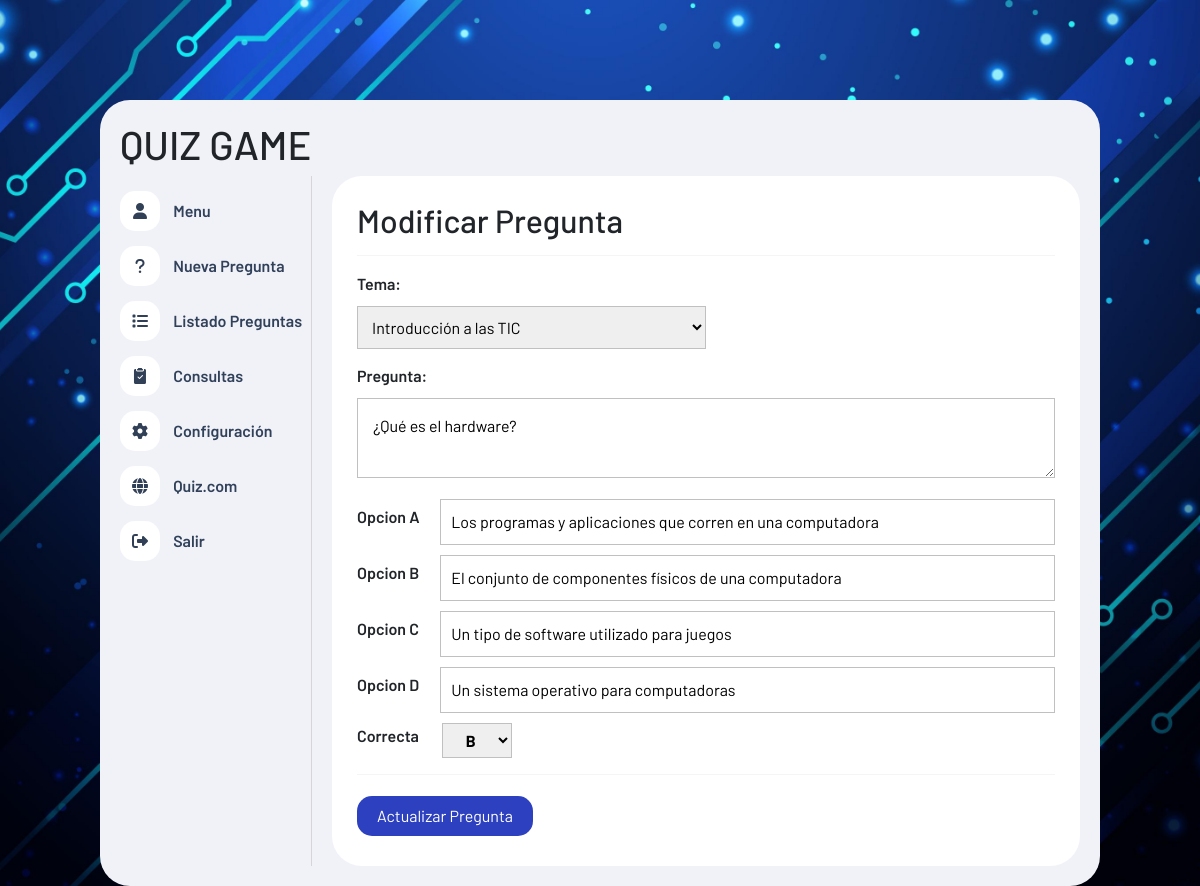
The page /admin/editarpregunta.php?idPregunta=3 (signed in) on the database its author committed.
### tables this page shows
CREATE TABLE `preguntas` (
  `id` int(11) primary key auto_increment NOT NULL,
  `tema` int(11) NOT NULL,
  `pregunta` text NOT NULL,
  `opcion_a` text NOT NULL,
  `opcion_b` text NOT NULL,
  `opcion_c` text NOT NULL,
  `opcion_d` text NOT NULL,
  `correcta` varchar(1) NOT NULL,
   FOREIGN KEY (`tema`) REFERENCES temas(`id`) ON DELETE CASCADE
);

### admin/funciones.php (called while the page is built, shortened)
<?php
function obetenerTodosLosTemas() {
    include("conexion.php");
    $query = "SELECT * FROM temas";
    $result = mysqli_query($conn, $query);
    return $result;
}
function obtenerPreguntaPorId($id) {
    include("conexion.php");
    $query = "SELECT * FROM preguntas WHERE id = $id";
    $result = mysqli_query($conn, $query);
    $pregunta = mysqli_fetch_array($result);
    return $pregunta;
}

### admin/editarpregunta.php (the view, shortened to what this page needs)
<?php
include("funciones.php");
$id = $_GET['idPregunta'];
$pregunta = obtenerPreguntaPorId($id);
$resltado_temas = obetenerTodosLosTemas();
?>
<!DOCTYPE html>
<html lang="es">
<head>
    <link rel="stylesheet" href="https://cdnjs.cloudflare.com/ajax/libs/font-awesome/6.1.1/css/all.min.css" />
    <link href="https://cdn.jsdelivr.net/npm/bootstrap@5.3.3/dist/css/bootstrap.min.css" rel="stylesheet">
    <link rel="stylesheet" href="estilo.css">
    <link rel="stylesheet" href="https://cdn.jsdelivr.net/npm/bootstrap-icons@1.11.2/font/bootstrap-icons.min.css">
</head>
<body>
    <div class="contenedor">
        <header>
            <h1>QUIZ GAME</h1>
        </header>
        <div class="contenedor-info">
            <?php include("nav.php") ?>
            <div class="panel">
                <h2>Modificar Pregunta</h2>
                <hr>
                <section id="nuevaPregunta">
                    <form action="<?php echo $_SERVER['PHP_SELF'] ?>" method="get">
                        <div class="fila">
                            <label for="">Tema: </label>
                            <select name="tema" id="tema">
                                <?php while ($row = mysqli_fetch_assoc($resltado_temas)) : ?>
                                    <?php if ($row['id'] == $pregunta['tema']) : ?>
                                    <option value="<?php echo $row['id'] ?>" selected>
                                        <?php echo $row['nombre'] ?>
                                    </option>
                                <?php else : ?>
                                    <option value="<?php echo $row['id'] ?>">
                                        <?php echo $row['nombre'] ?>
                                    </option>
                                <?php endif ?>
                                <?php endwhile ?>
                            </select>
                        </div>
                        <div class="fila">
                            <label for="">Pregunta:</label>
                            <textarea name="pregunta" id="" cols="30" rows="10" reqired><?php echo $pregunta['pregunta']?></textarea>
                        </div>
                        <div class="opciones">
                            <div class="opcion">
                                <label for="">Opcion A</label>
                                <input type="text" name="opcion_a" id="" value = "<?php echo $pregunta['opcion_a']?>"required>
                            </div>
                            <div class="opcion">
                                <label for="">Opcion B</label>
                                <input type="text" name="opcion_b" value ="<?php echo $pregunta['opcion_b']?>"required>
                            </div>
                            <div class="opcion">
                                <label for="">Opcion C</label>
                                <input type="text" name="opcion_c" required value="<?php echo $pregunta['opcion_c']?>">
                            </div>
                            <div class="opcion">
                                <label for="">Opcion D</label>
                                <input type="text" name="opcion_d" required value="<?php echo $pregunta['opcion_d']?>">
                            </div>
                        </div>
                        <div class="opcion">
                            <label for="">Correcta</label>
                            <select name="correcta" id="" class="correcta">
                                <option value="B" <?php if($pregunta['correcta']=='B'){ echo "selected";}?>>B</option>
                            </select>
                        </div>
                        <hr>
                        <input type="submit" value="Actualizar Pregunta" name="actualizar" class="btn-guardar">
                    </form>
                </section>
            </div>
        </div>
    </div>
</body>
</html>

### admin/estilo.css (style rules this page uses)
* { box-sizing: border-box; font-family: 'Barlow'; }
body { margin: 0; height: 100vh; background: url(../img/fondo_2.jpg); background-attachment: fixed; background-size: cover; background-repeat: no-repeat; background-position: center center; padding: 100px 10px 0 10px; }
hr { border: none; border-bottom: 1px solid #d6d6d6; }
.contenedor { max-width: 1000px; width: 100%; margin: auto; background-color: #f1f2f8; padding: 20px; border-radius: 30px; }
.contenedor .contenedor-info { display: flex; }
.contenedor .contenedor-info .panel { background-color: #fff; width: 100%; border-radius: 30px; margin-left: 20px; padding: 25px; }
#nuevaPregunta .fila { margin: 15px 0; }
#nuevaPregunta label { display: block; font-size: 16px; font-weight: 600; margin-bottom: 10px; }
#nuevaPregunta #tema { width: 50%; padding: 10px; border: 1px solid #c0c0c0; }
#nuevaPregunta textarea { width: 100%; border: 1px solid #c0c0c0; padding: 15px; max-height: 80px; }
#nuevaPregunta .opcion { display: flex; align-items: center; margin-bottom: 10px; }
#nuevaPregunta .opcion label { width: 10%; display: inline; }
#nuevaPregunta .opcion input { width: 90%; padding: 10px; margin-left: 15px; border: 1px solid #c0c0c0; }
#nuevaPregunta .correcta { width: 10%; padding: 6px; border: 1px solid #c0c0c0; margin-left: 15px; text-align: center; font-weight: bold; font-size: 16px; }
#nuevaPregunta .btn-guardar { background: #2d40bf; font-size: 16px; color: #fff; border: none; padding: 8px 20px; border-radius: 15px; margin: 5px 0; transition: .5s; cursor: pointer; }

### rows shown on the page
preguntas: pregunta "¿Qué es el hardware?", opcion_a "Los programas y aplicaciones que corren en una computadora", opcion_b "El conjunto de componentes físicos de una computadora", opcion_c "Un tipo de software utilizado para juegos", opcion_d "Un sistema operativo para computadoras", correcta "B"

### other values the page prints
form field tema "Introducción a las TIC"
